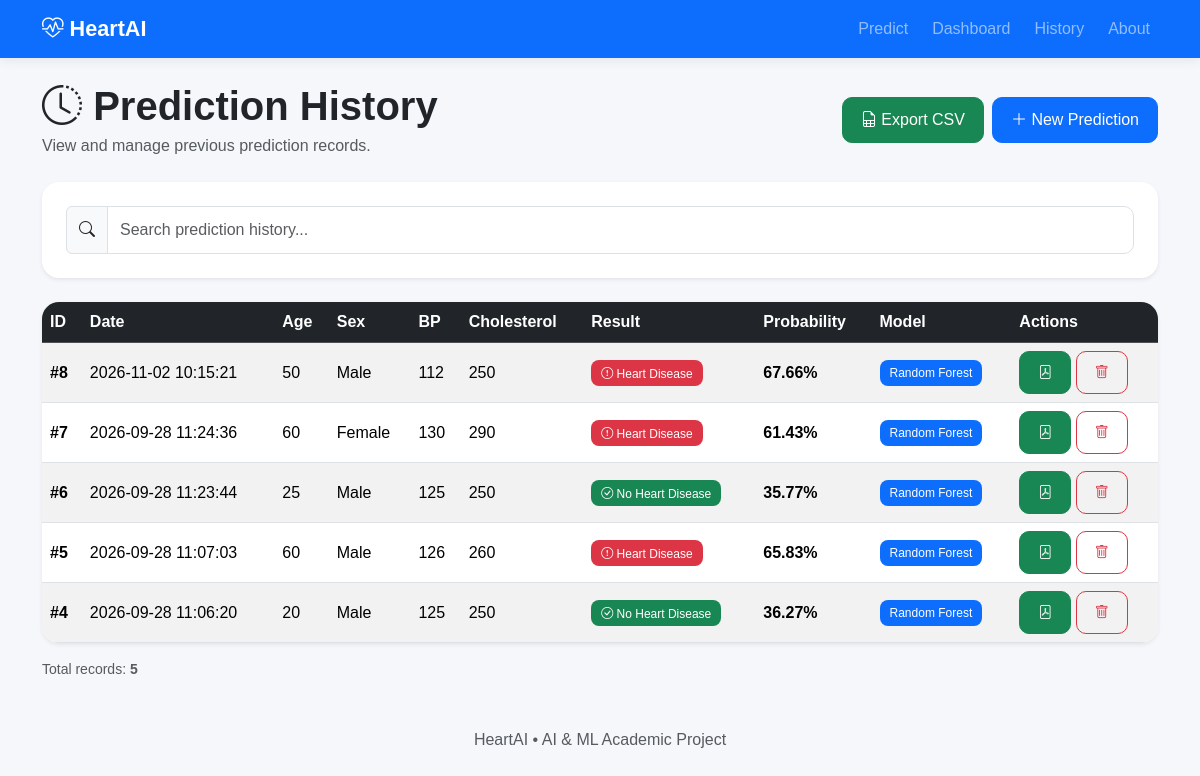
The app's page /history with its own data.
### tables this page shows
CREATE TABLE predictions (

            id INTEGER PRIMARY KEY AUTOINCREMENT,

            age INTEGER,
            sex INTEGER,
            cp INTEGER,
            trestbps INTEGER,
            chol INTEGER,
            fbs INTEGER,
            restecg INTEGER,
            thalach INTEGER,
            exang INTEGER,
            oldpeak REAL,
            slope INTEGER,
            ca REAL,
            thal REAL,

            prediction INTEGER,

            result TEXT,

            probability REAL,

            model_name TEXT,

            created_at TEXT

        );

### app.py (the view)
@app.route("/history")
def history():
    connection = get_connection()
    cursor = connection.cursor()
    cursor.execute("""
        SELECT *
        FROM predictions
        ORDER BY id DESC
    """)
    records = cursor.fetchall()
    connection.close()
    return render_template(
        "history.html",
        records=records
    )

### app.py (called while the page is built)
def get_connection():
    connection = sqlite3.connect(
        DATABASE_PATH
    )
    connection.row_factory = sqlite3.Row
    return connection

### templates/history.html (shortened to what this page needs)
{% extends "base.html" %}
{% block content %}
<div class="d-flex
            justify-content-between
            align-items-center
            flex-wrap
            gap-3
            mb-4">
    <div>
        <h1 class="fw-bold mb-1">
            <i class="bi bi-clock-history"></i>
            Prediction History
        </h1>
        <p class="text-muted mb-0">
            View and manage previous prediction records.
        </p>
    </div>
    <div class="d-flex gap-2">
        <a
            href="/export/csv"
            class="btn btn-success">
            <i class="bi bi-file-earmark-spreadsheet"></i>
            Export CSV
        </a>
        <a
            href="/"
            class="btn btn-primary">
            <i class="bi bi-plus-lg"></i>
            New Prediction
        </a>
    </div>
</div>
<div class="card shadow-sm mb-4">
    <div class="card-body">
        <div class="input-group">
            <span class="input-group-text">
                <i class="bi bi-search"></i>
            </span>
            <input
                type="text"
                id="historySearch"
                class="form-control"
                placeholder="Search prediction history...">
        </div>
    </div>
</div>
<div class="card shadow-sm">
    <div class="card-body p-0">
        <div class="table-responsive">
            <table
                class="table table-hover table-striped mb-0"
                id="historyTable">
                <thead class="table-dark">
                    <tr>
                        <th>
                            ID
                        </th>
                        <th>
                            Date
                        </th>
                        <th>
                            Age
                        </th>
                        <th>
                            Sex
                        </th>
                        <th>
                            BP
                        </th>
                        <th>
                            Cholesterol
                        </th>
                        <th>
                            Result
                        </th>
                        <th>
                            Probability
                        </th>
                        <th>
                            Model
                        </th>
                        <th>
                            Actions
                        </th>
                    </tr>
                </thead>
                <tbody>
                    {% for record in records %}
                    <tr>
                        <td>
                            <strong>
                                #{{ record.id }}
                            </strong>
                        </td>
                        <td>
                            {{ record.created_at }}
                        </td>
                        <td>
                            {{ record.age }}
                        </td>
                        <td>
                            {% if record.sex == 1 %}
                                Male
                            {% else %}
                                Female
                            {% endif %}
                        </td>
                        <td>
                            {{ record.trestbps }}
                        </td>
                        <td>
                            {{ record.chol }}
                        </td>
                        <td>
                            {% if record.prediction == 1 %}
                                <span class="badge bg-danger">
                                    <i class="bi bi-exclamation-circle"></i>
                                    Heart Disease
                                </span>
                            {% else %}
                                <span class="badge bg-success">
                                    <i class="bi bi-check-circle"></i>
                                    No Heart Disease
                                </span>
                            {% endif %}
                        </td>
                        <td>
                            <strong>
                                {{ record.probability }}%
                            </strong>
                        </td>
                        <td>
                            <span
                                class="badge bg-primary">
                                {{ record.model_name }}
                            </span>
                        </td>
                        <td class="text-nowrap">
                            <a
                                href="/report/{{ record.id }}"
                                class="btn btn-sm btn-success"
                                title="Download PDF">
                                <i class="bi bi-file-pdf"></i>
                            </a>
                            <a
                                href="/history/delete/{{ record.id }}"
                                class="btn btn-sm btn-outline-danger"
                                title="Delete"
                                onclick="return confirm('Are you sure you want to delete this prediction?');">
                                <i class="bi bi-trash"></i>
                            </a>
                        </td>
                    </tr>
                    {% endfor %}
                </tbody>
            </table>
        </div>
    </div>
</div>
{% if records %}
<div class="mt-3 text-muted small">
    Total records:
    <strong>{{ records|length }}</strong>
</div>
{% endif %}
{% endblock %}

### templates/base.html (shortened to what this page needs)
<!DOCTYPE html>
<html lang="en">
<head>
    <link
        href="https://cdn.jsdelivr.net/npm/bootstrap@5.3.3/dist/css/bootstrap.min.css"
        rel="stylesheet">
    <link
        href="https://cdn.jsdelivr.net/npm/bootstrap-icons@1.11.3/font/bootstrap-icons.css"
        rel="stylesheet">
    <link
        rel="stylesheet"
        href="{{ url_for('static', filename='css/style.css') }}">
</head>
<body>
<nav class="navbar navbar-expand-lg navbar-dark bg-primary">
    <div class="container">
        <a
            class="navbar-brand fw-bold"
            href="/">
            <i class="bi bi-heart-pulse"></i>
            HeartAI
        </a>
        <div
            class="collapse navbar-collapse"
            id="navbarNav">
            <ul class="navbar-nav ms-auto">
                <li class="nav-item">
                    <a
                        class="nav-link"
                        href="/">
                        Predict
                    </a>
                </li>
                <li class="nav-item">
                    <a
                        class="nav-link"
                        href="/dashboard">
                        Dashboard
                    </a>
                </li>
                <li class="nav-item">
                    <a
                        class="nav-link"
                        href="/history">
                        History
                    </a>
                </li>
                <li class="nav-item">
                    <a
                        class="nav-link"
                        href="/about">
                        About
                    </a>
                </li>
            </ul>
        </div>
    </div>
</nav>
<main class="container py-4">
    {% block content %}
    {% endblock %}
</main>
<footer class="text-center py-4">
    <p class="text-muted mb-0">
        HeartAI • AI & ML Academic Project
    </p>
</footer>
</body>
</html>

### static/css/style.css (style rules this page uses)
body { background-color: #f5f7fb; font-family: Arial, Helvetica, sans-serif; color: #212529; }
.navbar { box-shadow: 0 2px 12px rgba(0, 0, 0, 0.08); }
.navbar-brand { font-size: 1.35rem; }
.navbar .nav-link { margin-left: 8px; transition: opacity 0.2s ease; }
.card { border: none; border-radius: 17px; overflow: hidden; }
.card-body { padding: 24px; }
.form-control, .form-select { min-height: 48px; border-radius: 10px; border: 1px solid #dce1e7; }
.input-group-text { background-color: #f8f9fa; border-color: #dce1e7; }
.btn { border-radius: 10px; padding: 10px 18px; font-weight: 500; }
.table { vertical-align: middle; }
.table thead th { white-space: nowrap; }
.table tbody tr { transition: background-color 0.15s ease; }
.badge { padding: 7px 10px; border-radius: 8px; font-weight: 500; }
footer { color: #6c757d; }

### records on screen
predictions: id "8", created_at "2026-11-02 10:15:21", age "50", sex "Male", trestbps "112", chol "250", prediction 1 (drawn), probability "67.66", model_name "Random Forest"
predictions: id "7", created_at "2026-09-28 11:24:36", age "60", sex "Female", trestbps "130", chol "290", prediction 1 (drawn), probability "61.43", model_name "Random Forest"
predictions: id "6", created_at "2026-09-28 11:23:44", age "25", sex "Male", trestbps "125", chol "250", prediction 0 (drawn), probability "35.77", model_name "Random Forest"
predictions: id "5", created_at "2026-09-28 11:07:03", age "60", sex "Male", trestbps "126", chol "260", prediction 1 (drawn), probability "65.83", model_name "Random Forest"
predictions: id "4", created_at "2026-09-28 11:06:20", age "20", sex "Male", trestbps "125", chol "250", prediction 0 (drawn), probability "36.27", model_name "Random Forest"

### other values on screen
{{ records|length }} "5"
